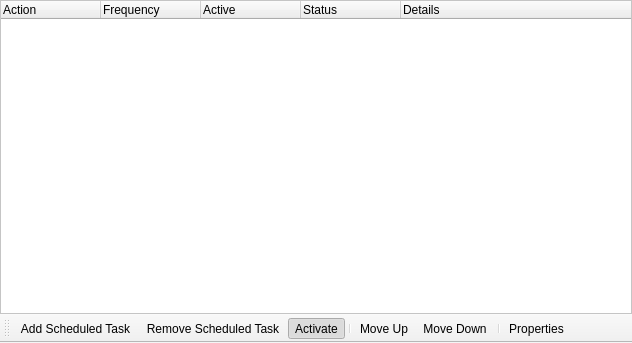
<?xml version="1.0" encoding="UTF-8"?>
<ui version="4.0">
 <class>WidgetScheduler</class>
 <widget class="QMainWindow" name="WidgetScheduler">
  <property name="geometry">
   <rect>
    <x>0</x>
    <y>0</y>
    <width>632</width>
    <height>343</height>
   </rect>
  </property>
  <property name="windowTitle">
   <string>MainWindow</string>
  </property>
  <widget class="QWidget" name="centralwidget">
   <layout class="QVBoxLayout" name="verticalLayout">
    <property name="spacing">
     <number>0</number>
    </property>
    <property name="margin">
     <number>0</number>
    </property>
    <item>
     <widget class="QTreeWidget" name="treeWidgetSchedules">
      <property name="minimumSize">
       <size>
        <width>300</width>
        <height>0</height>
       </size>
      </property>
      <property name="styleSheet">
       <string notr="true">QTreeWidget {
	background-color: rgb(255, 255, 255);
}</string>
      </property>
      <column>
       <property name="text">
        <string>Action</string>
       </property>
      </column>
      <column>
       <property name="text">
        <string>Frequency</string>
       </property>
      </column>
      <column>
       <property name="text">
        <string>Active</string>
       </property>
      </column>
      <column>
       <property name="text">
        <string>Status</string>
       </property>
      </column>
      <column>
       <property name="text">
        <string>Details</string>
       </property>
      </column>
     </widget>
    </item>
   </layout>
  </widget>
  <widget class="QToolBar" name="toolBar">
   <property name="windowTitle">
    <string>toolBar</string>
   </property>
   <property name="iconSize">
    <size>
     <width>16</width>
     <height>16</height>
    </size>
   </property>
   <property name="toolButtonStyle">
    <enum>Qt::ToolButtonTextBesideIcon</enum>
   </property>
   <attribute name="toolBarArea">
    <enum>BottomToolBarArea</enum>
   </attribute>
   <attribute name="toolBarBreak">
    <bool>false</bool>
   </attribute>
   <addaction name="actionAddScheduledTask"/>
   <addaction name="actionRemoveScheduledTask"/>
   <addaction name="actionToggleTask"/>
   <addaction name="separator"/>
   <addaction name="actionSheduleMoveUp"/>
   <addaction name="actionScheduleMoveDown"/>
   <addaction name="separator"/>
   <addaction name="actionScheduleProperties"/>
  </widget>
  <action name="actionAddScheduledTask">
   <property name="icon">
    <iconset resource="Resource.qrc">
     <normaloff>:/Resource/Generic/SchedulerAdd.png</normaloff>:/Resource/Generic/SchedulerAdd.png</iconset>
   </property>
   <property name="text">
    <string>Add Scheduled Task</string>
   </property>
  </action>
  <action name="actionRemoveScheduledTask">
   <property name="icon">
    <iconset resource="Resource.qrc">
     <normaloff>:/Resource/Generic/SchedulerRemove.png</normaloff>:/Resource/Generic/SchedulerRemove.png</iconset>
   </property>
   <property name="text">
    <string>Remove Scheduled Task</string>
   </property>
   <property name="toolTip">
    <string>Remove Scheduled Task</string>
   </property>
  </action>
  <action name="actionToggleTask">
   <property name="checkable">
    <bool>true</bool>
   </property>
   <property name="checked">
    <bool>true</bool>
   </property>
   <property name="icon">
    <iconset resource="Resource.qrc">
     <normaloff>:/Resource/Generic/SchedulerEnable.png</normaloff>:/Resource/Generic/SchedulerEnable.png</iconset>
   </property>
   <property name="text">
    <string>Activate</string>
   </property>
  </action>
  <action name="actionSheduleMoveUp">
   <property name="icon">
    <iconset resource="Resource.qrc">
     <normaloff>:/Resource/Generic/MoveUp.png</normaloff>:/Resource/Generic/MoveUp.png</iconset>
   </property>
   <property name="text">
    <string>Move Up</string>
   </property>
  </action>
  <action name="actionScheduleMoveDown">
   <property name="icon">
    <iconset resource="Resource.qrc">
     <normaloff>:/Resource/Generic/MoveDown.png</normaloff>:/Resource/Generic/MoveDown.png</iconset>
   </property>
   <property name="text">
    <string>Move Down</string>
   </property>
  </action>
  <action name="actionScheduleProperties">
   <property name="icon">
    <iconset resource="Resource.qrc">
     <normaloff>:/Resource/Generic/Properties.png</normaloff>:/Resource/Generic/Properties.png</iconset>
   </property>
   <property name="text">
    <string>Properties</string>
   </property>
  </action>
 </widget>
 <resources>
  <include location="Resource.qrc"/>
 </resources>
 <connections/>
</ui>
